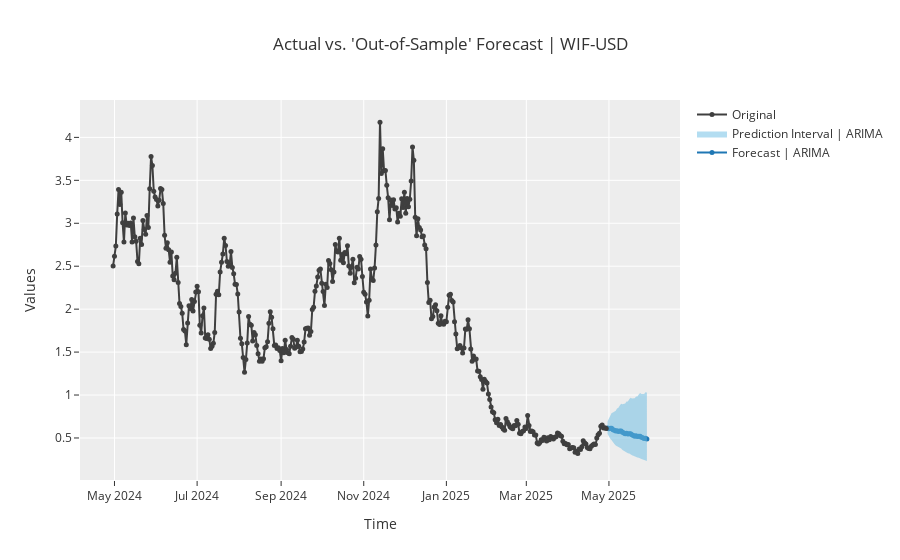

The cell this chart's notebook holds for it:
### Code cell
wif = df.loc[:,'WIF-USD']
# Set up PyCaret environment
s = setup(data=wif, 
          target = 'WIF-USD',
          transform_target='log',
          fh=30,  # Forecast horizon
          session_id=123,
          fold_strategy='expanding',
          seasonal_period='D',
          #fold_spans="adaptive",
          numeric_imputation_target = 'drift')
arima = create_model('arima')

tuned_arima = tune_model(arima)

final_arima = finalize_model(tuned_arima)

#future_dates = pd.date_range(df.index[-1], periods=30, freq='D')
arima_predictions = predict_model(final_arima)

#Plot ARIMA model forecast
plot_model(final_arima, plot='forecast')

### Figure 1 — Plotly figure (JSON) as saved in the notebook; plotly's stock layout.template omitted (floating-point values rounded to 4 significant figures; data arrays with more than 128 entries replaced by an {"elided": "..."} marker saying what was removed)
{"data": [{"line": {"color": "#1f77b4"}, "marker": {"size": 5}, "mode": "lines+markers", "name": "Forecast | ARIMA", "showlegend": true, "type": "scatter", "x": ["2025-04-30T00:00:00", "2025-05-01T00:00:00", "2025-05-02T00:00:00", "2025-05-03T00:00:00", "2025-05-04T00:00:00", "2025-05-05T00:00:00", "2025-05-06T00:00:00", "2025-05-07T00:00:00", "2025-05-08T00:00:00", "2025-05-09T00:00:00", "2025-05-10T00:00:00", "2025-05-11T00:00:00", "2025-05-12T00:00:00", "2025-05-13T00:00:00", "2025-05-14T00:00:00", "2025-05-15T00:00:00", "2025-05-16T00:00:00", "2025-05-17T00:00:00", "2025-05-18T00:00:00", "2025-05-19T00:00:00", "2025-05-20T00:00:00", "2025-05-21T00:00:00", "2025-05-22T00:00:00", "2025-05-23T00:00:00", "2025-05-24T00:00:00", "2025-05-25T00:00:00", "2025-05-26T00:00:00", "2025-05-27T00:00:00", "2025-05-28T00:00:00", "2025-05-29T00:00:00"], "y": [0.6155, 0.6062, 0.6117, 0.6124, 0.5969, 0.5895, 0.5805, 0.5841, 0.5752, 0.5803, 0.5809, 0.5661, 0.559, 0.5504, 0.5538, 0.5452, 0.55, 0.5505, 0.5364, 0.5296, 0.5214, 0.5245, 0.5163, 0.5208, 0.5212, 0.5078, 0.5012, 0.4934, 0.4963, 0.4885]}, {"line": {"width": 0}, "marker": {"color": "#68BBE3"}, "mode": "lines", "name": "Lower Interval", "showlegend": false, "type": "scatter", "x": ["2025-04-30T00:00:00", "2025-05-01T00:00:00", "2025-05-02T00:00:00", "2025-05-03T00:00:00", "2025-05-04T00:00:00", "2025-05-05T00:00:00", "2025-05-06T00:00:00", "2025-05-07T00:00:00", "2025-05-08T00:00:00", "2025-05-09T00:00:00", "2025-05-10T00:00:00", "2025-05-11T00:00:00", "2025-05-12T00:00:00", "2025-05-13T00:00:00", "2025-05-14T00:00:00", "2025-05-15T00:00:00", "2025-05-16T00:00:00", "2025-05-17T00:00:00", "2025-05-18T00:00:00", "2025-05-19T00:00:00", "2025-05-20T00:00:00", "2025-05-21T00:00:00", "2025-05-22T00:00:00", "2025-05-23T00:00:00", "2025-05-24T00:00:00", "2025-05-25T00:00:00", "2025-05-26T00:00:00", "2025-05-27T00:00:00", "2025-05-28T00:00:00", "2025-05-29T00:00:00"], "y": [0.545, 0.5071, 0.4904, 0.4737, 0.4475, 0.4297, 0.4123, 0.4045, 0.389, 0.3839, 0.3762, 0.3593, 0.348, 0.3363, 0.3321, 0.3211, 0.3183, 0.3132, 0.3001, 0.2916, 0.2826, 0.2798, 0.2712, 0.2694, 0.2656, 0.255, 0.2482, 0.2409, 0.2389, 0.2318]}, {"fill": "tonexty", "fillcolor": "rgba(104,187,227,0.5)", "line": {"width": 0}, "marker": {"color": "#68BBE3"}, "mode": "lines", "name": "Prediction Interval | ARIMA", "showlegend": true, "type": "scatter", "x": ["2025-04-30T00:00:00", "2025-05-01T00:00:00", "2025-05-02T00:00:00", "2025-05-03T00:00:00", "2025-05-04T00:00:00", "2025-05-05T00:00:00", "2025-05-06T00:00:00", "2025-05-07T00:00:00", "2025-05-08T00:00:00", "2025-05-09T00:00:00", "2025-05-10T00:00:00", "2025-05-11T00:00:00", "2025-05-12T00:00:00", "2025-05-13T00:00:00", "2025-05-14T00:00:00", "2025-05-15T00:00:00", "2025-05-16T00:00:00", "2025-05-17T00:00:00", "2025-05-18T00:00:00", "2025-05-19T00:00:00", "2025-05-20T00:00:00", "2025-05-21T00:00:00", "2025-05-22T00:00:00", "2025-05-23T00:00:00", "2025-05-24T00:00:00", "2025-05-25T00:00:00", "2025-05-26T00:00:00", "2025-05-27T00:00:00", "2025-05-28T00:00:00", "2025-05-29T00:00:00"], "y": [0.6951, 0.7246, 0.763, 0.7916, 0.7961, 0.8087, 0.8173, 0.8433, 0.8504, 0.8774, 0.8971, 0.892, 0.898, 0.9009, 0.9235, 0.9259, 0.9506, 0.9678, 0.9587, 0.9618, 0.9619, 0.9831, 0.9831, 1.007, 1.023, 1.011, 1.012, 1.011, 1.031, 1.029]}, {"marker": {"color": "#3f3f3f", "size": 5}, "mode": "lines+markers", "name": "Original", "showlegend": true, "type": "scatter", "x": {"elided": "365 str values"}, "y": {"elided": "365 float values"}}], "layout": {"showlegend": true, "title": {"text": "Actual vs. 'Out-of-Sample' Forecast | WIF-USD"}, "xaxis": {"title": {"text": "Time"}}, "yaxis": {"title": {"text": "Values"}}}}
